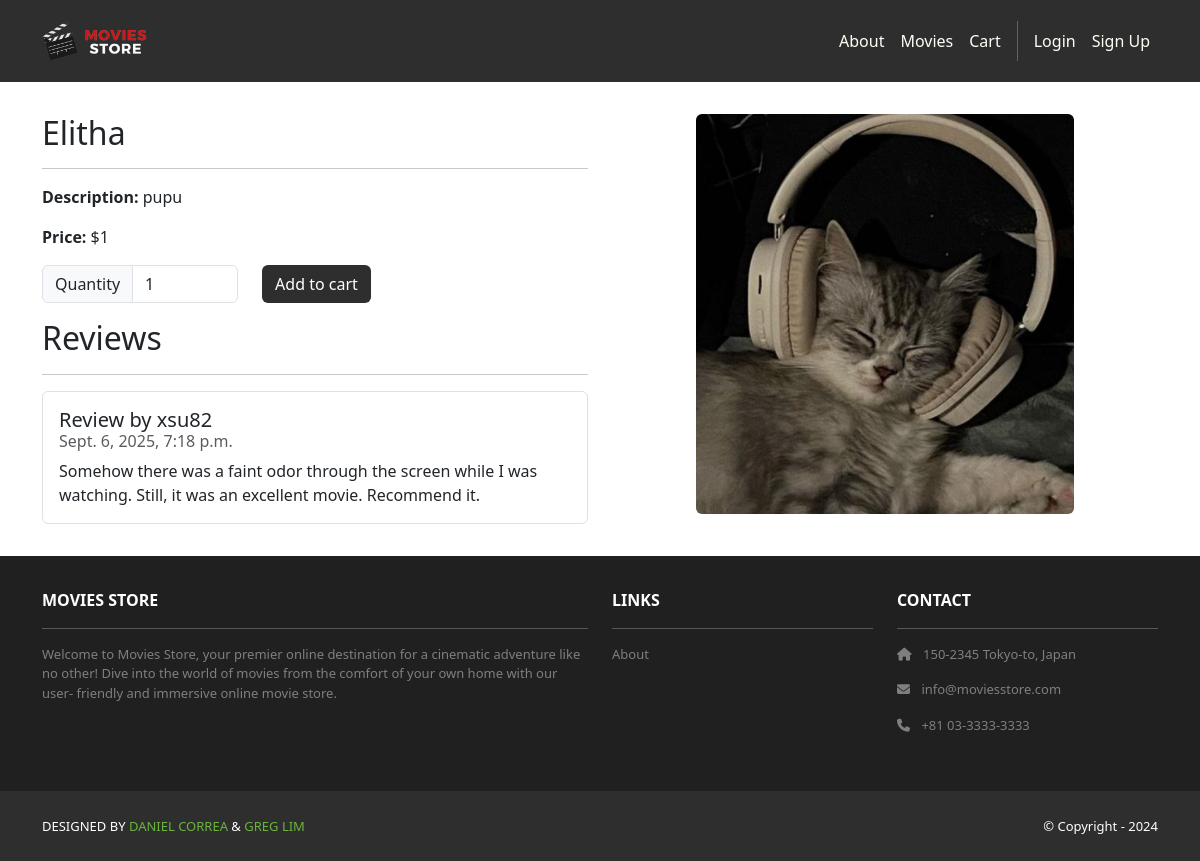
The app's page /movies/3/ with its own data.
### movies/models.py (models this page shows, shortened)
class Movie(models.Model):
    id = models.AutoField(primary_key=True)
    name = models.CharField(max_length=255)
    price = models.IntegerField()
    description = models.TextField()
    image = models.ImageField(upload_to='movie_images/')

class Review(models.Model):
    id = models.AutoField(primary_key=True)
    comment = models.CharField(max_length=255)
    date = models.DateTimeField(auto_now_add=True)
    movie = models.ForeignKey(Movie,
        on_delete=models.CASCADE)
    user = models.ForeignKey(User,
        on_delete=models.CASCADE)

### movies/views.py (the view)
# urls.py: path('<int:id>/', views.show, name='movies.show'),
def show(request, id):
    movie = Movie.objects.get(id=id)
    reviews = Review.objects.filter(movie=movie)
    template_data = {}
    template_data['title'] = movie.name
    template_data['movie'] = movie
    template_data['reviews'] = reviews
    return render(request, 'movies/show.html',
                    {'template_data': template_data})

### movies/templates/movies/show.html (shortened to what this page needs)
{% extends 'base.html' %}
{% block content %}
  {% load static %}
  <div class="p-3">
    <div class="container">
      <div class="row mt-3">
        <div class="col-md-6 mx-auto mb-3">
          <h2>{{ template_data.movie.name }}</h2>
          <hr />
          <p>
            <b>Description:</b> {{ template_data.movie.description }}
          </p>
          <p>
            <b>Price:</b> ${{ template_data.movie.price }}
          </p>
          <p class="card-text">
            <form method="post" action="{% url 'cart.add' id=template_data.movie.id %}">
              <div class="row">
                <div class="col-auto">
                  <div class="input-group col-auto">
                    <div class="input-group-text">Quantity</div>
                    <input type="number" min="1" max="10" class="form-control quantity-input" name="quantity" value="1" />
                  </div>
                </div>
                <div class="col-auto">
                  <button class="btn bg-dark text-white" type="submit">Add to cart</button>
                </div>
              </div>
            </form>
          </p>
          <h2>Reviews</h2>
          <hr />
          <ul class="list-group">
            {% for review in template_data.reviews %}
              <li class="list-group-item pb-3 pt-3">
                <h5 class="card-title">Review by {{ review.user.username }}</h5>
                <h6 class="card-subtitle mb-2 text-muted">{{ review.date }}</h6>
                <p class="card-text">{{ review.comment }}</p>
              </li>
            {% endfor %}
          </ul>
        </div>
        <div class="col-md-6 mx-auto mb-3 text-center">
          <img src="{{ template_data.movie.image.url }}" class="rounded img-card-400" />
        </div>
      </div>
    </div>
  </div>
{% endblock %}

### moviesstore/static/css/style.css (style rules this page uses)
.bg-dark { background-color: #2E2E2E !important; }
.img-card-400 { width: fit-content; max-height: 400px; }

### records on screen
Movie: movie.name "Elitha", movie.description "pupu", movie.price "1", movie.image (picture)
Review: user.username "xsu82", date "Sept. 6, 2025, 7:18 p.m.", comment "Somehow there was a faint odor through the screen while I was watching. Still, it was an excellent movie. Recommend it."
